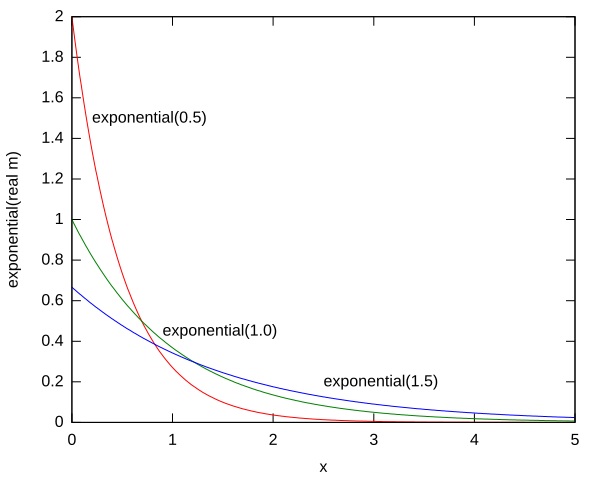

Reproduce this figure in gnuplot.
################################################################################
# Copyright (c) 2010, 2023 Contributors to the Eclipse Foundation
#
# See the NOTICE file(s) distributed with this work for additional
# information regarding copyright ownership.
#
# This program and the accompanying materials are made available under the terms
# of the MIT License which is available at https://opensource.org/licenses/MIT
#
# SPDX-License-Identifier: MIT
################################################################################

set terminal svg
#set grid back
#set xrange [0:20]
#set yrange [0:0.5]
set xlabel "x"
set ylabel "exponential(real m)"
#set samples 2000
set output "exponential.svg"
set nokey
set label "exponential(0.5)" at 0.2, 1.5
set label "exponential(1.0)" at 0.9, 0.45
set label "exponential(1.5)" at 2.5, 0.2
set style data lines
plot "exponential_0.5.dat" using 1:2 linetype 1, \
     "exponential_1.0.dat" using 1:2 linetype 2, \
     "exponential_1.5.dat" using 1:2 linetype 3

